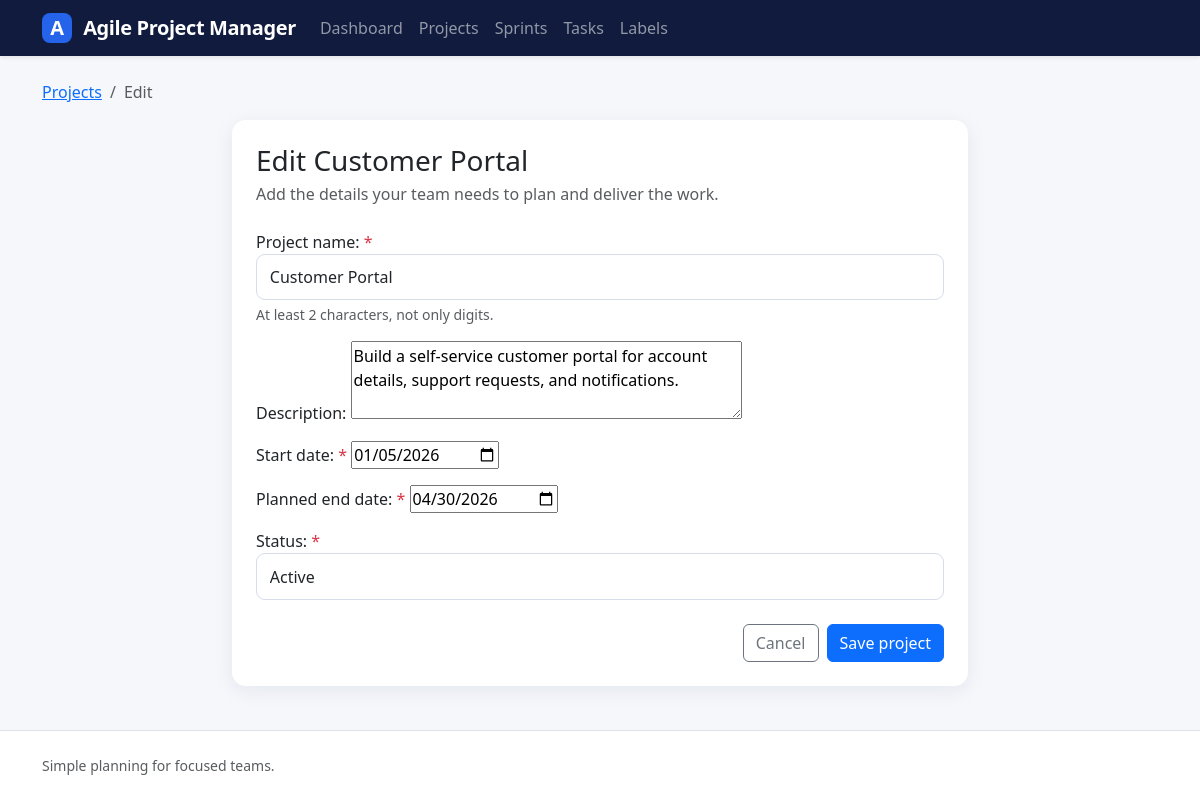
Page /projects/1/edit/ on the committed database.
### projects/models.py (models this page shows, shortened)
class Project(models.Model):
    class StatusChoices(models.TextChoices):
        ACTIVE = 'active', 'Active'
        COMPLETED = 'completed', 'Completed'
        ON_HOLD = 'on_hold', 'On Hold'
    name = models.CharField(
        max_length=100,
        validators=[MinLengthValidator(2)],
    )
    description = models.TextField(max_length=500, blank=True, null=True)
    start_date = models.DateField()
    end_date = models.DateField()
    status = models.CharField(choices=StatusChoices.choices, max_length=10)
    created_at = models.DateTimeField(auto_now_add=True)

### projects/views.py (the view)
# urls.py: path('edit/', ProjectUpdateView.as_view(), name='update'),
class ProjectUpdateView(UpdateView):
    model = Project
    form_class = ProjectUpdateForm
    success_url = reverse_lazy("dashboard")

### projects/forms.py
class ProjectUpdateForm(ProjectBaseForm):
    ...

### templates/projects/project_form.html (shortened to what this page needs)
{% extends "base.html" %}
{% block content %}
    <nav aria-label="breadcrumb" class="mb-3">
        <ol class="breadcrumb">
            <li class="breadcrumb-item">
                <a href="{% url 'projects:list' %}">
                    Projects
                </a>
            </li>
            <li class="breadcrumb-item active">
                {% if project %}
                    Edit
                {% else %}
                    New project
                {% endif %}
            </li>
        </ol>
    </nav>
    <div class="row justify-content-center">
        <div class="col-lg-8">
            <div class="card">
                <div class="card-body p-4">
                    <h1 class="h3 mb-1">
                        {% if project %}
                            Edit
                            {{ project.name }}
                        {% else %}
                            Create a project
                        {% endif %}
                    </h1>
                    <p class="text-muted mb-4">
                        Add the details your team needs to plan and deliver the work.
                    </p>
                    <form method="post" novalidate>
                        {% include "partials/_form_fields.html" %}
                        <div class="d-flex justify-content-end gap-2 mt-4">
                            <a class="btn btn-outline-secondary" href="{% url 'projects:list' %}">
                                Cancel
                            </a>
                            <button class="btn btn-primary" type="submit">
                                Save project
                            </button>
                        </div>
                    </form>
                </div>
            </div>
        </div>
    </div>
{% endblock %}

### templates/partials/_form_fields.html (shortened to what this page needs)
{% for field in form %}
    <div class="mb-3">
        {{ field.label_tag }}
        {% if field.field.required %}
            <span class="text-danger" aria-hidden="true">
                *
            </span>
        {% endif %}
        {{ field }}
        {% if field.help_text %}
            <div class="form-text">
                {{ field.help_text }}
            </div>
        {% endif %}
    </div>
{% endfor %}

### static/css/style.css (style rules this page uses)
:root { --navy: #101b3d; --navy-light: #1b2b58; --blue: #2563eb; --page-bg: #f5f7fb; --ink: #172033; }
body { background: var(--page-bg); color: var(--ink); min-height: 100vh; display: flex; flex-direction: column; }
.card, .stat-card { border: 0; border-radius: 14px; box-shadow: 0 5px 20px rgba(16, 27, 61, .07); }
.form-control, .form-select { border-color: #d6dce8; border-radius: 9px; padding: .65rem .8rem; }

### rows in the picture
Project: name "Customer Portal", form "Customer Portal" "Build a self-service customer portal for account details, support requests, and notifications." "01/05/2026" "04/30/2026" "Active"

### other values in the picture
{{ field.label_tag }} "Project name:" "Description:" "Start date:" "Planned end date:" "Status:"
{{ field.help_text }} "At least 2 characters, not only digits."
